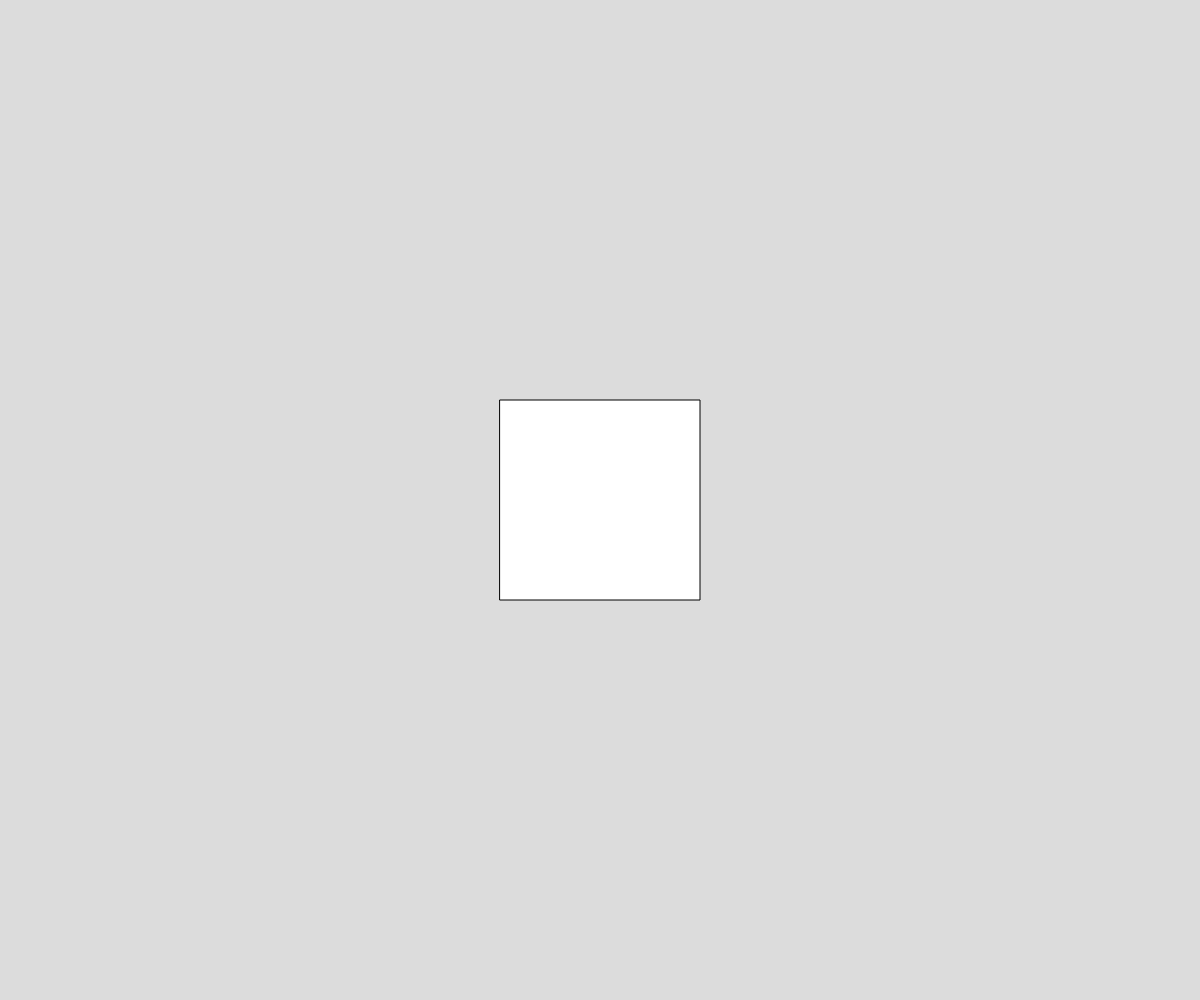
Frame 1 (no input)
Frame 60 (no input): identical to frame 1, image omitted
Frame 120 (the mouse pressed at the canvas centre since frame 60): identical to frame 1, image omitted

The p5.js sketch that drew this single still picture (run headless with seeded random() and noise() and a simulated clock; from frame 60 on, the mouse is pressed at the canvas centre):

// p5.js sketch
// ── sketch.js
let box;

function setup() {
  createCanvas(windowWidth, windowHeight);
  box = new Box();
}

function draw() {
  background(220);

  // move away from mouse
  let force = createVector(mouseX, mouseY);
  force.sub(box.position);
  if (force.mag() < 100) {
    force.normalize();
    force.mult(-10);
    box.applyForce(force);
  } else {
    force = createVector(width/2, height/2);
    force.sub(box.position);
    force.normalize();
    force.clampToZero();
    box.applyForce(force);
  }

  box.edges();
  box.update();
  box.show();
}

// ── Box.js
class Box{
    constructor() {
        this.position = createVector(width/2, height/2);
        this.velocity = createVector(0, 0);
        this.acceleration = createVector(0, 0);
    }

    applyForce(force) {
        let newForce = p5.Vector.div(force, this.mass);
        this.acceleration.add(newForce);
    }

    edges() {
        if (this.position.x < 0) {
            this.position.x = width;
        } else if (this.position.x > width) {
            this.position.x = 0;
        }

        if (this.position.y < 0) {
            this.position.y = height
        } else if (this.position.y > height) {
            this.position.y = 0;
        }
    }

    update() {
        this.velocity.add(this.acceleration);
        this.position.add(this.velocity);

        // reset acceleration each update loop
        this.acceleration.mult(0);

        // adds some friction
        this.velocity.mult(0.99);
    }

    show() {
        rectMode(CENTER);
        rect(this.position.x, this.position.y, 200, 200);
    }
}
// ── style.css
html, body {
  margin: 0px;
  padding: 0;
  color: white;
  background-color: rgb(0, 200, 255);
  display: flex;
}

canvas {
  display: flex;
}

.controls {
  display: flex;
  flex-direction: column;
  flex-wrap: wrap;
  justify-content: center;
  align-items: flex-start;
  margin-left: 10px;
}
